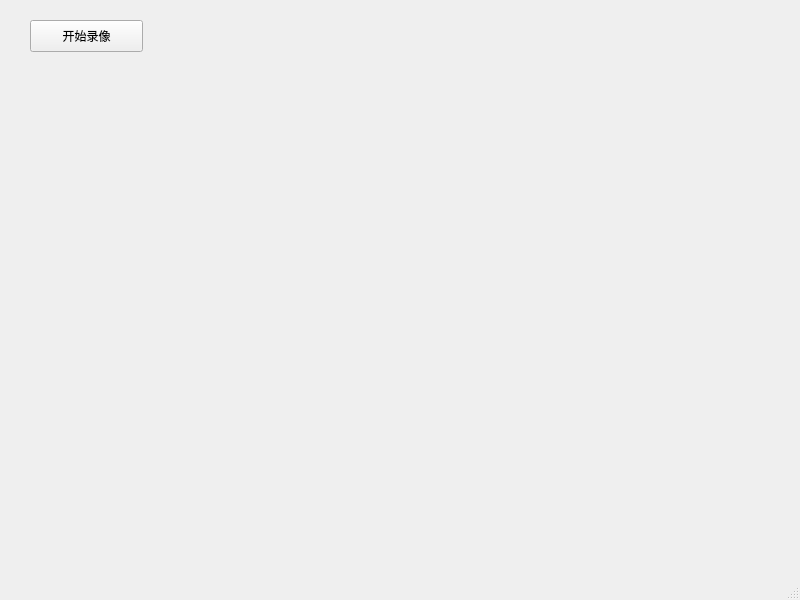
<?xml version="1.0" encoding="UTF-8"?>
<ui version="4.0">
 <class>MainWindow</class>
 <widget class="QMainWindow" name="MainWindow">
  <property name="geometry">
   <rect>
    <x>0</x>
    <y>0</y>
    <width>800</width>
    <height>600</height>
   </rect>
  </property>
  <property name="windowTitle">
   <string>MainWindow</string>
  </property>
  <widget class="QWidget" name="centralwidget">
   <widget class="QPushButton" name="recordButton">
    <property name="geometry">
     <rect>
      <x>30</x>
      <y>20</y>
      <width>113</width>
      <height>32</height>
     </rect>
    </property>
    <property name="text">
     <string>开始录像</string>
    </property>
   </widget>
  </widget>
  <widget class="QMenuBar" name="menubar">
   <property name="geometry">
    <rect>
     <x>0</x>
     <y>0</y>
     <width>800</width>
     <height>24</height>
    </rect>
   </property>
  </widget>
  <widget class="QStatusBar" name="statusbar"/>
 </widget>
 <resources/>
 <connections/>
</ui>
